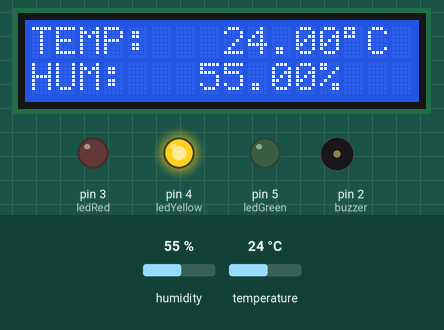
Bench run of a sketch on a simulated Arduino Uno, built with avr-gcc and run on an emulated ATmega328P. Shown: 16×2 character LCD, output pins drawn as LEDs (lit = HIGH), buzzer (waves = sounding, pin HIGH). The inputs (shaded band) are chosen by the test bench; at power-on: temperature 24 °C, humidity 55 %.

Above: at 3.2 s.
3.3 s: temperature set to 18 °C
At 4.9 s:
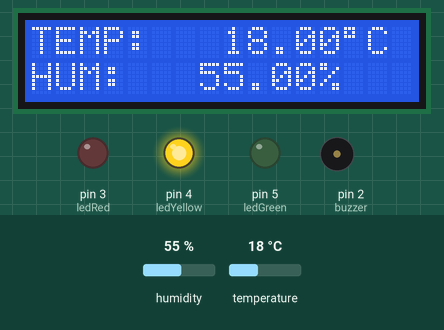
6.0 s: temperature set to 15 °C
At 7.1 s:
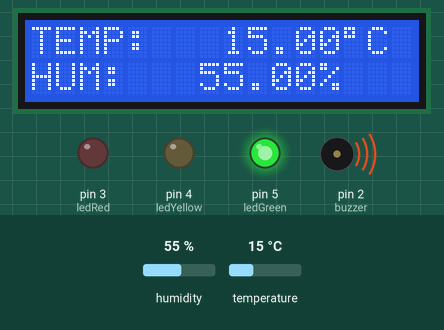
8.7 s: temperature set to 41 °C
At 11.5 s:
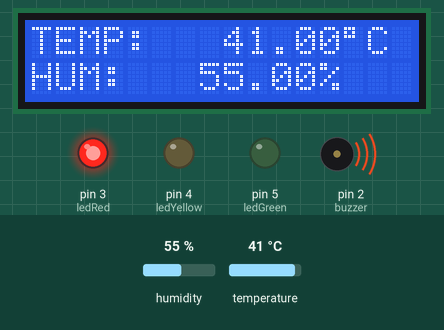
11.8 s: humidity set to 22 %
At 13.8 s:
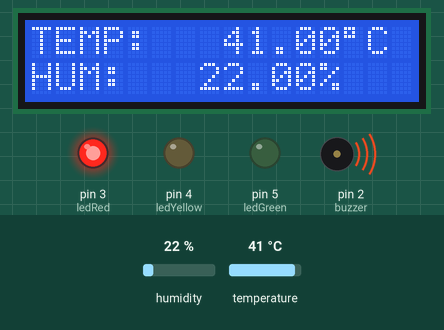
Timing chart, 0 to 15.3 s (numbered marks = the images above; inputs shaded):
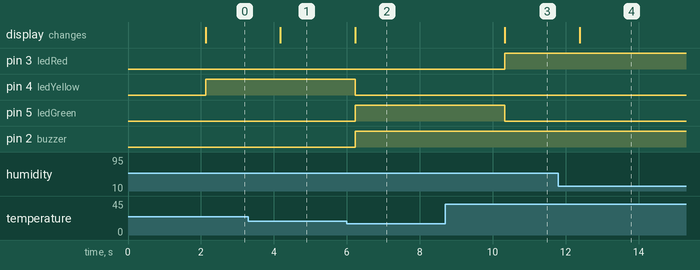

Measured:
- the behaviour switches between 17 and 16 °C on temperature (found by bisection; images 1 and 2)
- after the input at 3.3 s, the display: changes after 0.88 s (image 1)
- after the input at 6.0 s, pin 4 (ledYellow): HIGH → LOW after 0.23 s; pin 5 (ledGreen), pin 2 (buzzer): LOW → HIGH after 0.23 s; the display: changes after 0.23 s (image 2)
- after the input at 8.7 s, pin 3 (ledRed): LOW → HIGH after 1.6 s; pin 5 (ledGreen): HIGH → LOW after 1.6 s; the display: changes after 1.6 s (image 3)
- after the input at 11.8 s, the display: changes after 0.58 s (image 4)

The sketch:

Arduino-Temperature-System-FOR-Physical.ino
```cpp
#include <Wire.h>
#include <LiquidCrystal_I2C.h>
#include <DHT.h>

LiquidCrystal_I2C lcd(0x27, 16, 2);

#define DHTPIN 6
#define DHTTYPE DHT11

DHT dht(DHTPIN, DHTTYPE);

int buzzer = 2;
int ledRed = 3;
int ledYellow = 4;
int ledGreen = 5;

void setup() {
  pinMode(buzzer, OUTPUT);
  pinMode(ledRed, OUTPUT);
  pinMode(ledYellow, OUTPUT);
  pinMode(ledGreen, OUTPUT);

  dht.begin();

  lcd.init();
  lcd.backlight();

  lcd.setCursor(0, 0);
  lcd.print("Bonjour");
  delay(2000);
  lcd.clear();
}

void loop() {
  float tempC = dht.readTemperature();
  float humidity = dht.readHumidity();

  if (isnan(tempC) || isnan(humidity)) {
    lcd.setCursor(0, 0);
    lcd.print("Erreur capteur  ");
    lcd.setCursor(0, 1);
    lcd.print("Verifier DHT11  ");

    digitalWrite(buzzer, LOW);
    digitalWrite(ledRed, LOW);
    digitalWrite(ledYellow, LOW);
    digitalWrite(ledGreen, LOW);

    delay(2000);
    return;
  }

  lcd.setCursor(0, 0);
  lcd.print("TEMP:   ");
  lcd.print(tempC, 2);
  lcd.write((byte)223);
  lcd.print("C");

  lcd.setCursor(0, 1);
  lcd.print("HUM:   ");
  lcd.print(humidity, 2);
  lcd.print("%");

  if (tempC <= 16) {
    digitalWrite(buzzer, HIGH);
    digitalWrite(ledRed, LOW);
    digitalWrite(ledYellow, LOW);
    digitalWrite(ledGreen, HIGH);
  }
  else if (tempC >= 17 && tempC <= 36) {
    digitalWrite(buzzer, LOW);
    digitalWrite(ledRed, LOW);
    digitalWrite(ledYellow, HIGH);
    digitalWrite(ledGreen, LOW);
  }
  else {
    digitalWrite(buzzer, HIGH);
    digitalWrite(ledRed, HIGH);
    digitalWrite(ledYellow, LOW);
    digitalWrite(ledGreen, LOW);
  }

  delay(2000);
}
```
